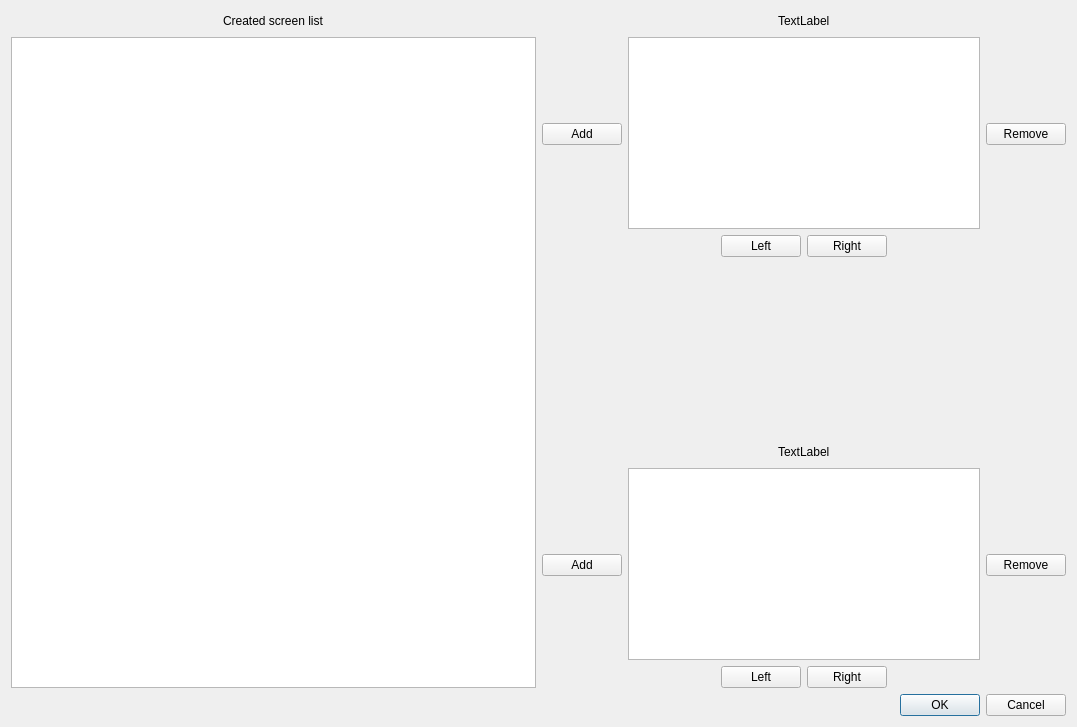
<?xml version="1.0" encoding="UTF-8"?>
<ui version="4.0">
 <class>SortScreenDialog</class>
 <widget class="QDialog" name="SortScreenDialog">
  <property name="geometry">
   <rect>
    <x>0</x>
    <y>0</y>
    <width>1077</width>
    <height>727</height>
   </rect>
  </property>
  <property name="windowTitle">
   <string>Dialog</string>
  </property>
  <layout class="QVBoxLayout" name="verticalLayout_9">
   <item>
    <layout class="QHBoxLayout" name="horizontalLayout_9">
     <item>
      <layout class="QVBoxLayout" name="verticalLayout_7">
       <item>
        <layout class="QHBoxLayout" name="horizontalLayout_8">
         <item>
          <spacer name="horizontalSpacer_8">
           <property name="orientation">
            <enum>Qt::Horizontal</enum>
           </property>
           <property name="sizeHint" stdset="0">
            <size>
             <width>40</width>
             <height>20</height>
            </size>
           </property>
          </spacer>
         </item>
         <item>
          <widget class="QLabel" name="label">
           <property name="text">
            <string>Created screen list</string>
           </property>
          </widget>
         </item>
         <item>
          <spacer name="horizontalSpacer_9">
           <property name="orientation">
            <enum>Qt::Horizontal</enum>
           </property>
           <property name="sizeHint" stdset="0">
            <size>
             <width>40</width>
             <height>20</height>
            </size>
           </property>
          </spacer>
         </item>
        </layout>
       </item>
       <item>
        <widget class="QListWidget" name="CreatedScreen_ListWidget">
         <property name="maximumSize">
          <size>
           <width>16777215</width>
           <height>16777215</height>
          </size>
         </property>
        </widget>
       </item>
      </layout>
     </item>
     <item>
      <layout class="QVBoxLayout" name="verticalLayout_8">
       <item>
        <layout class="QHBoxLayout" name="horizontalLayout_7">
         <item>
          <layout class="QVBoxLayout" name="verticalLayout_4">
           <item>
            <spacer name="verticalSpacer_5">
             <property name="orientation">
              <enum>Qt::Vertical</enum>
             </property>
             <property name="sizeHint" stdset="0">
              <size>
               <width>20</width>
               <height>40</height>
              </size>
             </property>
            </spacer>
           </item>
           <item>
            <widget class="QPushButton" name="MainScreenAdd_Button">
             <property name="text">
              <string>Add</string>
             </property>
            </widget>
           </item>
           <item>
            <spacer name="verticalSpacer_4">
             <property name="orientation">
              <enum>Qt::Vertical</enum>
             </property>
             <property name="sizeHint" stdset="0">
              <size>
               <width>20</width>
               <height>40</height>
              </size>
             </property>
            </spacer>
           </item>
          </layout>
         </item>
         <item>
          <layout class="QVBoxLayout" name="verticalLayout">
           <item>
            <layout class="QHBoxLayout" name="horizontalLayout_2">
             <item>
              <spacer name="horizontalSpacer_4">
               <property name="orientation">
                <enum>Qt::Horizontal</enum>
               </property>
               <property name="sizeHint" stdset="0">
                <size>
                 <width>40</width>
                 <height>20</height>
                </size>
               </property>
              </spacer>
             </item>
             <item>
              <widget class="QLabel" name="label_2">
               <property name="text">
                <string>TextLabel</string>
               </property>
              </widget>
             </item>
             <item>
              <spacer name="horizontalSpacer_5">
               <property name="orientation">
                <enum>Qt::Horizontal</enum>
               </property>
               <property name="sizeHint" stdset="0">
                <size>
                 <width>40</width>
                 <height>20</height>
                </size>
               </property>
              </spacer>
             </item>
            </layout>
           </item>
           <item>
            <widget class="QListWidget" name="MainScreen_listWidget"/>
           </item>
           <item>
            <layout class="QHBoxLayout" name="horizontalLayout_3">
             <item>
              <spacer name="horizontalSpacer_2">
               <property name="orientation">
                <enum>Qt::Horizontal</enum>
               </property>
               <property name="sizeHint" stdset="0">
                <size>
                 <width>40</width>
                 <height>20</height>
                </size>
               </property>
              </spacer>
             </item>
             <item>
              <widget class="QPushButton" name="MainScreenLeft_Button">
               <property name="text">
                <string>Left</string>
               </property>
              </widget>
             </item>
             <item>
              <widget class="QPushButton" name="MainScreenRight_Button">
               <property name="text">
                <string>Right</string>
               </property>
              </widget>
             </item>
             <item>
              <spacer name="horizontalSpacer_3">
               <property name="orientation">
                <enum>Qt::Horizontal</enum>
               </property>
               <property name="sizeHint" stdset="0">
                <size>
                 <width>40</width>
                 <height>20</height>
                </size>
               </property>
              </spacer>
             </item>
            </layout>
           </item>
          </layout>
         </item>
         <item>
          <layout class="QVBoxLayout" name="verticalLayout_5">
           <item>
            <spacer name="verticalSpacer_6">
             <property name="orientation">
              <enum>Qt::Vertical</enum>
             </property>
             <property name="sizeHint" stdset="0">
              <size>
               <width>20</width>
               <height>40</height>
              </size>
             </property>
            </spacer>
           </item>
           <item>
            <widget class="QPushButton" name="MainScreenRemove_Button">
             <property name="text">
              <string>Remove</string>
             </property>
            </widget>
           </item>
           <item>
            <spacer name="verticalSpacer_7">
             <property name="orientation">
              <enum>Qt::Vertical</enum>
             </property>
             <property name="sizeHint" stdset="0">
              <size>
               <width>20</width>
               <height>40</height>
              </size>
             </property>
            </spacer>
           </item>
          </layout>
         </item>
        </layout>
       </item>
       <item>
        <spacer name="verticalSpacer_9">
         <property name="orientation">
          <enum>Qt::Vertical</enum>
         </property>
         <property name="sizeHint" stdset="0">
          <size>
           <width>20</width>
           <height>40</height>
          </size>
         </property>
        </spacer>
       </item>
       <item>
        <layout class="QHBoxLayout" name="horizontalLayout_6">
         <item>
          <layout class="QVBoxLayout" name="verticalLayout_3">
           <item>
            <spacer name="verticalSpacer">
             <property name="orientation">
              <enum>Qt::Vertical</enum>
             </property>
             <property name="sizeHint" stdset="0">
              <size>
               <width>20</width>
               <height>40</height>
              </size>
             </property>
            </spacer>
           </item>
           <item>
            <widget class="QPushButton" name="SubScreenAdd_Button">
             <property name="text">
              <string>Add</string>
             </property>
            </widget>
           </item>
           <item>
            <spacer name="verticalSpacer_2">
             <property name="orientation">
              <enum>Qt::Vertical</enum>
             </property>
             <property name="sizeHint" stdset="0">
              <size>
               <width>20</width>
               <height>40</height>
              </size>
             </property>
            </spacer>
           </item>
          </layout>
         </item>
         <item>
          <layout class="QVBoxLayout" name="verticalLayout_2">
           <item>
            <layout class="QHBoxLayout" name="horizontalLayout_4">
             <item>
              <spacer name="horizontalSpacer_6">
               <property name="orientation">
                <enum>Qt::Horizontal</enum>
               </property>
               <property name="sizeHint" stdset="0">
                <size>
                 <width>40</width>
                 <height>20</height>
                </size>
               </property>
              </spacer>
             </item>
             <item>
              <widget class="QLabel" name="label_3">
               <property name="text">
                <string>TextLabel</string>
               </property>
              </widget>
             </item>
             <item>
              <spacer name="horizontalSpacer_7">
               <property name="orientation">
                <enum>Qt::Horizontal</enum>
               </property>
               <property name="sizeHint" stdset="0">
                <size>
                 <width>40</width>
                 <height>20</height>
                </size>
               </property>
              </spacer>
             </item>
            </layout>
           </item>
           <item>
            <widget class="QListWidget" name="SubScreen_listWidget"/>
           </item>
           <item>
            <layout class="QHBoxLayout" name="horizontalLayout_5">
             <item>
              <spacer name="horizontalSpacer_10">
               <property name="orientation">
                <enum>Qt::Horizontal</enum>
               </property>
               <property name="sizeHint" stdset="0">
                <size>
                 <width>40</width>
                 <height>20</height>
                </size>
               </property>
              </spacer>
             </item>
             <item>
              <widget class="QPushButton" name="SubScreenLeft_Button">
               <property name="text">
                <string>Left</string>
               </property>
              </widget>
             </item>
             <item>
              <widget class="QPushButton" name="SubScreenRight_Button">
               <property name="text">
                <string>Right</string>
               </property>
              </widget>
             </item>
             <item>
              <spacer name="horizontalSpacer_11">
               <property name="orientation">
                <enum>Qt::Horizontal</enum>
               </property>
               <property name="sizeHint" stdset="0">
                <size>
                 <width>40</width>
                 <height>20</height>
                </size>
               </property>
              </spacer>
             </item>
            </layout>
           </item>
          </layout>
         </item>
         <item>
          <layout class="QVBoxLayout" name="verticalLayout_6">
           <item>
            <spacer name="verticalSpacer_3">
             <property name="orientation">
              <enum>Qt::Vertical</enum>
             </property>
             <property name="sizeHint" stdset="0">
              <size>
               <width>20</width>
               <height>40</height>
              </size>
             </property>
            </spacer>
           </item>
           <item>
            <widget class="QPushButton" name="SubScreenRemove_Button">
             <property name="text">
              <string>Remove</string>
             </property>
            </widget>
           </item>
           <item>
            <spacer name="verticalSpacer_8">
             <property name="orientation">
              <enum>Qt::Vertical</enum>
             </property>
             <property name="sizeHint" stdset="0">
              <size>
               <width>20</width>
               <height>40</height>
              </size>
             </property>
            </spacer>
           </item>
          </layout>
         </item>
        </layout>
       </item>
      </layout>
     </item>
    </layout>
   </item>
   <item>
    <layout class="QHBoxLayout" name="horizontalLayout">
     <item>
      <spacer name="horizontalSpacer">
       <property name="orientation">
        <enum>Qt::Horizontal</enum>
       </property>
       <property name="sizeHint" stdset="0">
        <size>
         <width>40</width>
         <height>20</height>
        </size>
       </property>
      </spacer>
     </item>
     <item>
      <widget class="QDialogButtonBox" name="buttonBox">
       <property name="orientation">
        <enum>Qt::Horizontal</enum>
       </property>
       <property name="standardButtons">
        <set>QDialogButtonBox::Cancel|QDialogButtonBox::Ok</set>
       </property>
      </widget>
     </item>
    </layout>
   </item>
  </layout>
 </widget>
 <resources>
  <include location="../mainwindow.qrc"/>
 </resources>
 <connections>
  <connection>
   <sender>buttonBox</sender>
   <signal>accepted()</signal>
   <receiver>SortScreenDialog</receiver>
   <slot>accept()</slot>
   <hints>
    <hint type="sourcelabel">
     <x>248</x>
     <y>254</y>
    </hint>
    <hint type="destinationlabel">
     <x>157</x>
     <y>274</y>
    </hint>
   </hints>
  </connection>
  <connection>
   <sender>buttonBox</sender>
   <signal>rejected()</signal>
   <receiver>SortScreenDialog</receiver>
   <slot>reject()</slot>
   <hints>
    <hint type="sourcelabel">
     <x>316</x>
     <y>260</y>
    </hint>
    <hint type="destinationlabel">
     <x>286</x>
     <y>274</y>
    </hint>
   </hints>
  </connection>
 </connections>
 <buttongroups>
  <buttongroup name="buttonGroup"/>
 </buttongroups>
</ui>
